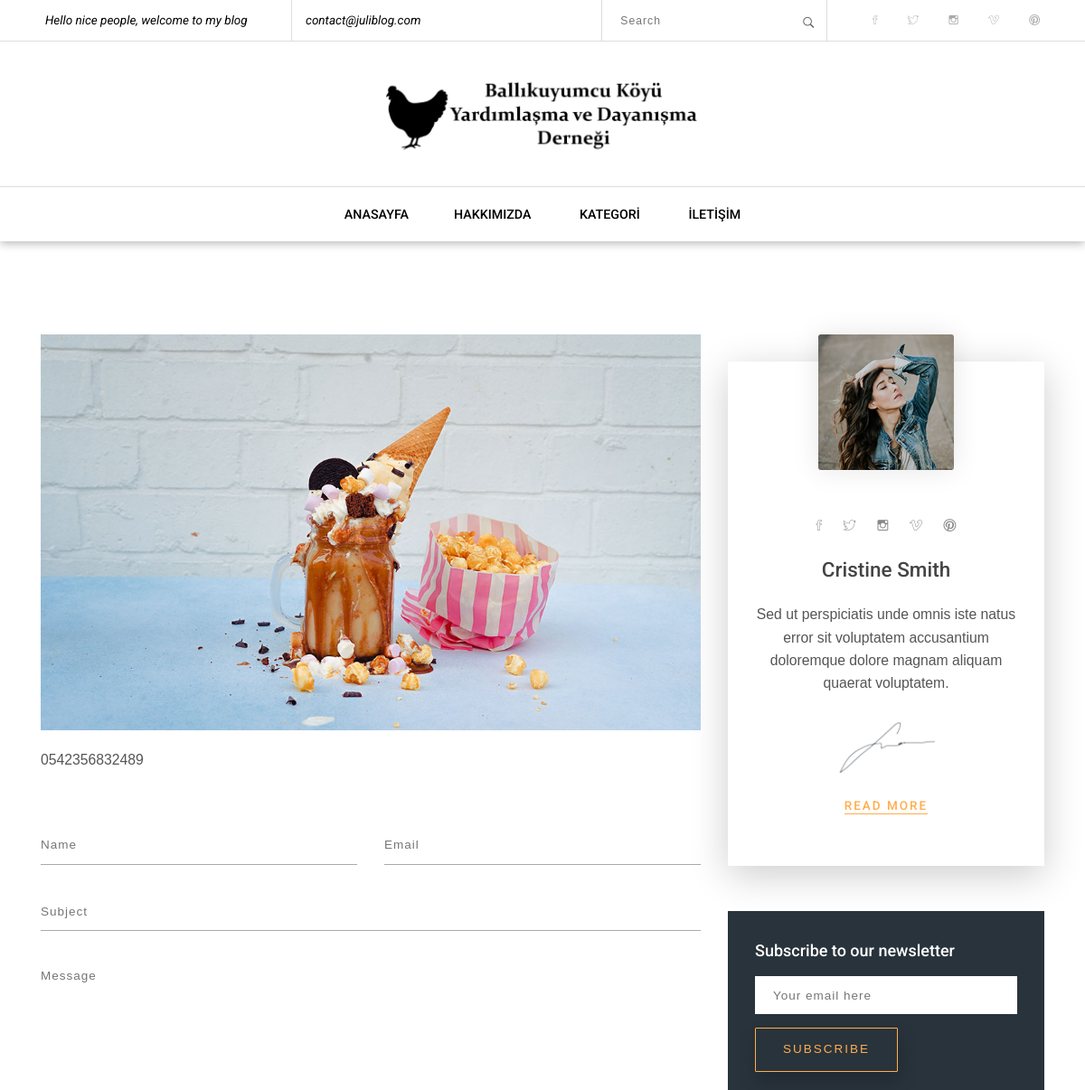
The app's page /contact/ (upper part), older data.
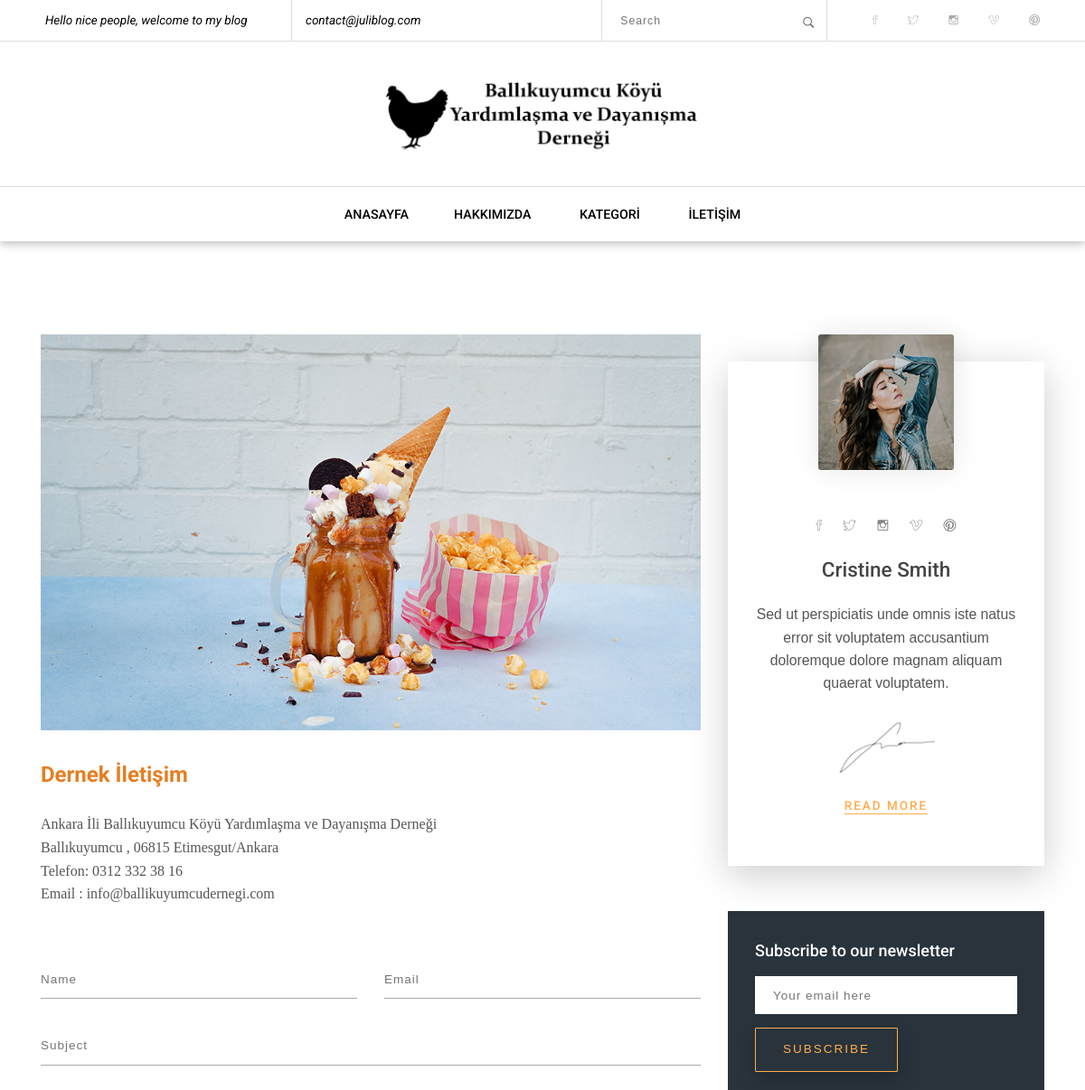
The same page, newer data.
### home/models.py (models this page shows, shortened)
class Setting(models.Model):
    STATUS = (
        ('True', 'Evet'),
        ('False', 'Hayır'),
    )
    title = models.CharField(max_length=150)
    keywords = models.CharField(max_length=255)
    description = models.CharField(max_length=255)
    company = models.CharField(max_length=50)
    address = models.CharField(blank=True, max_length=150)
    phone = models.CharField(blank=True, max_length=15)
    fax = models.CharField(blank=True, max_length=15)
    email = models.CharField(blank=True, max_length=50)
    smtpserver = models.CharField(max_length=20)
    smtpemail = models.CharField(max_length=20)
    smtppassword = models.CharField(max_length=10)
    smtpport = models.CharField(blank=True, max_length=5)
    icon = models.ImageField(blank=True, upload_to='images/')
    facebook = models.CharField(blank=True, max_length=50)
    instagram = models.CharField(blank=True, max_length=50)
    twitter = models.CharField(blank=True, max_length=50)
    aboutus = RichTextUploadingField(blank=True)
    contact = RichTextUploadingField(blank=True)
    references = RichTextUploadingField(blank=True)
    status = models.CharField(max_length=10, choices=STATUS)
    create_at = models.DateTimeField(auto_now_add=True)
    update_at = models.DateTimeField(auto_now=True)

### home/views.py (the view)
# urls.py: path('contact/', views.contact, name='contact'),
def contact(request):
    setting = Setting.objects.get(pk=2)
    context = {'setting': setting}
    return render(request, 'contact.html', context)

### home/templates/contact.html (shortened to what this page needs)
{% extends "homebase.html"%}
{% load static %}
{% block head %}
    <link href="{% static 'common-css/bootstrap.css'%}" rel="stylesheet">
    <link href="{% static 'common-css/ionicons.css'%}" rel="stylesheet">
    <link href="{% static '04-Contact/css/styles.css'%}" rel="stylesheet">
    <link href="{% static '04-Contact/css/responsive.css'%}" rel="stylesheet">
{% endblock %}
{% block body %}
 <section class="blog-area">
     <div class="container">
         <div class="row">
             <div class="col-lg-8 col-md-12">
					<div class="blog-posts">
                        <div class="single-post">
							<div class="image-wrapper">
                                <img src="{% static 'images/blog-8-1000x600.jpg'%}" alt="Blog Image">
                            </div>
                            <p class="desc">{{ setting.contact|safe }}</p>
						</div>
						<div class="leave-comment-area">
							<div class="leave-comment">
								<form method="post">
									<div class="row">
										<div class="col-sm-6">
											<input class="name-input" type="text" placeholder="Name">
										</div>
										<div class="col-sm-6">
											<input class="email-input" type="text" placeholder="Email">
										</div>
										<div class="col-sm-12">
											<input class="subject-input" type="text" placeholder="Subject">
										</div>
										<div class="col-sm-12">
											<textarea class="message-input" rows="6" placeholder="Message"></textarea>
										</div>
                                    </div>
								</form>
                            </div>
                        </div>
					  </div>
				</div>
                <div class="col-lg-4 col-md-12">
					<div class="sidebar-area">
                        <div class="sidebar-section about-author center-text">
							<div class="author-image"><img src="images/author-1-200x200.jpg" alt="Autohr Image"></div>
							<ul class="social-icons">
								<li><a href="#"><i class="ion-social-facebook-outline"></i></a></li>
								<li><a href="#"><i class="ion-social-twitter-outline"></i></a></li>
								<li><a href="#"><i class="ion-social-instagram-outline"></i></a></li>
								<li><a href="#"><i class="ion-social-vimeo-outline"></i></a></li>
								<li><a href="#"><i class="ion-social-pinterest-outline"></i></a></li>
							</ul>
							<h4 class="author-name"><b class="light-color">Cristine Smith</b></h4>
							<p>Sed ut perspiciatis unde omnis iste natus error sit voluptatem accusantium doloremque
								dolore magnam aliquam quaerat voluptatem.</p>
							<div class="signature-image"><img src="images/signature-image.png" alt="Signature Image"></div>
							<a class="read-more-link" href="#"><b>READ MORE</b></a>
						</div>
						<div class="sidebar-section newsletter-area">
							<h5 class="title"><b>Subscribe to our newsletter</b></h5>
							<form action="post">
								<input class="email-input" type="text" placeholder="Your email here">
								<button class="btn btn-2" type="submit">SUBSCRIBE</button>
							</form>
						</div>
					</div>
				</div>
          </div>
		</div>b
	</section>
{% endblock %}

Row changes from the older to the newer data that the page shows:
changed Setting: contact "0542356832489" → "Dernek İletişim Ankara İli Ballıkuyumcu Köyü Yardımlaşma ve Dayanışma Derneği Ballıkuyumcu , 06815 Etimesgut/Ankara Telefon: 0312 332 38 16 Email : info@ballikuyumcudernegi.com"
